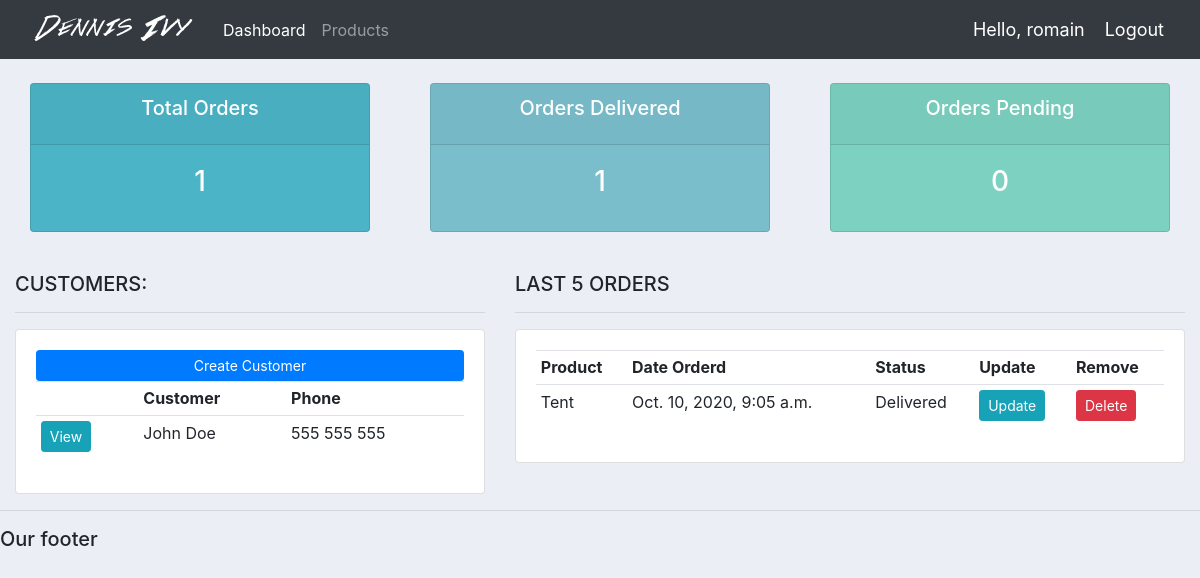
Page / (signed in) on the earlier database version.
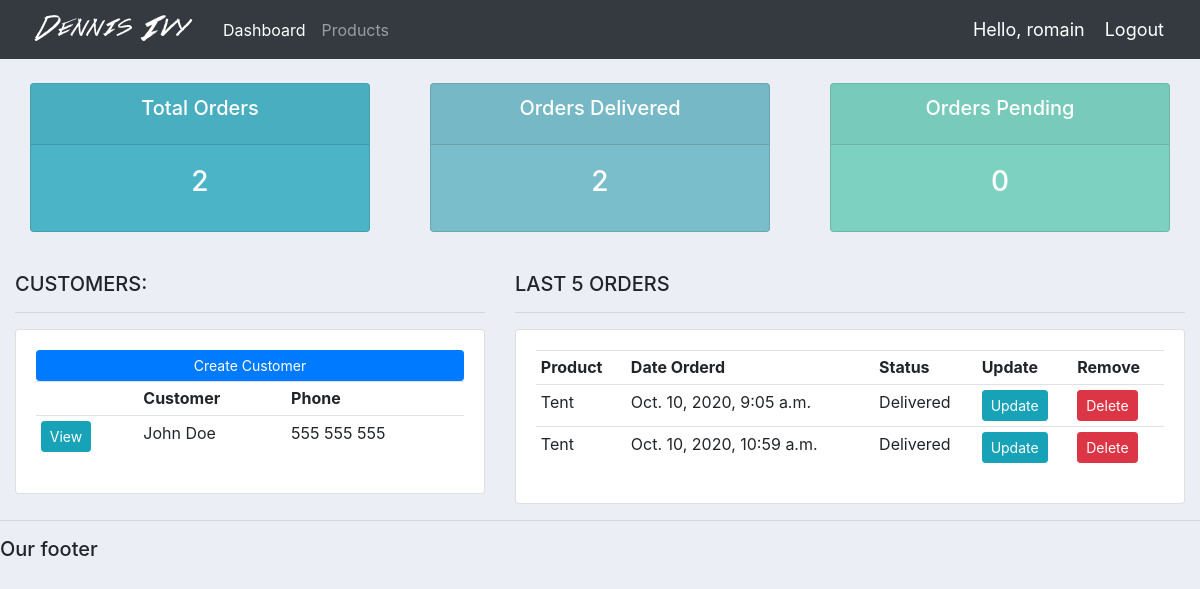
Same page on the later database version.
### accounts/models.py (models this page shows, shortened)
class Customer(models.Model):
    name = models.CharField(max_length=200, null=True)
    phone = models.CharField(max_length=200, null=True)
    email = models.CharField(max_length=200, null=True)
    date_created = models.DateTimeField(auto_now_add=True, null=True)

class Order(models.Model):
    STATUS = (
        ('Pending', 'Pending'),
        ('Out for delivery', 'Out for delivery'),
        ('Delivered', 'Delivered'),
    )
    customer = models.ForeignKey(
        Customer, null=True, on_delete=models.SET_NULL)
    product = models.ForeignKey(Product, null=True, on_delete=models.SET_NULL)
    date_created = models.DateTimeField(auto_now_add=True, null=True)
    status = models.CharField(max_length=200, null=True, choices=STATUS)
    note = models.CharField(max_length=1000, null=True)

class Product(models.Model):
    CATEGORY = (
        ('Indoor', 'Indoor'),
        ('Out Door', 'Out Door'),
    )
    name = models.CharField(max_length=200, null=True)
    price = models.FloatField(null=True)
    category = models.CharField(max_length=200, null=True, choices=CATEGORY)
    description = models.CharField(max_length=200, null=True)
    date_created = models.DateTimeField(auto_now_add=True, null=True)
    tags = models.ManyToManyField(Tag)
    def __str__(self):
        return self.name

### accounts/views.py (the view)
# urls.py: path('', views.home, name="home"),
@login_required(login_url='login')
def home(request):
    orders = Order.objects.all()
    customers = Customer.objects.all()
    total_orders = orders.count()
    delivered = orders.filter(status='Delivered').count()
    pending = orders.filter(status='Pending').count()
    context = {'orders': orders, 'customers': customers,
               'total_orders': total_orders, 'delivered': delivered,
               'pending': pending}
    return render(request, 'accounts/dashboard.html', context)

### accounts/templates/accounts/dashboard.html
{%  extends 'accounts/main.html' %}
{% block content %}
{%  include 'accounts/status.html' %}
<br>
<div class="row">
	<div class="col-md-5">
		<h5>CUSTOMERS:</h5>
		<hr>
		<div class="card card-body">
			<a class="btn btn-primary  btn-sm btn-block" href="">Create Customer</a>
			<table class="table table-sm">
				<tr>
					<th></th>
					<th>Customer</th>
					<th>Phone</th>
				</tr>
				{% for customer in customers %}
					<tr>
						<td><a class="btn btn-sm btn-info" href="{% url 'customer' customer.id %}">View</a></td>
						<td>{{customer.name}}</td>
						<td>{{customer.phone}}</td>
					</tr>
				{% endfor %}
			</table>
		</div>
	</div>
	<div class="col-md-7">
		<h5>LAST 5 ORDERS</h5>
		<hr>
		<div class="card card-body">
			<table class="table table-sm">
				<tr>
					<th>Product</th>
					<th>Date Orderd</th>
					<th>Status</th>
					<th>Update</th>
					<th>Remove</th>
				</tr>
				{% for order in orders %}
					<tr>
						<td>{{order.product}}</td>
						<td>{{order.date_created}}</td>
						<td>{{order.status}}</td>
						<td><a class="btn btn-sm btn-info" href="{% url 'update_order' order.id %}">Update</a></td>
						<td><a class="btn btn-sm btn-danger" href="{% url 'delete_order' order.id %}">Delete</a></td>
					</tr>
				{% endfor %}
			</table>
		</div>
	</div>
</div>
{% endblock %}

Differences in the rows shown:
added Order: product "Tent", date_created "Oct. 10, 2020, 10:59 a.m.", status "Delivered"
Other differences:
{{ total_orders }}: "1" → "2"
{{ delivered }}: "1" → "2"
